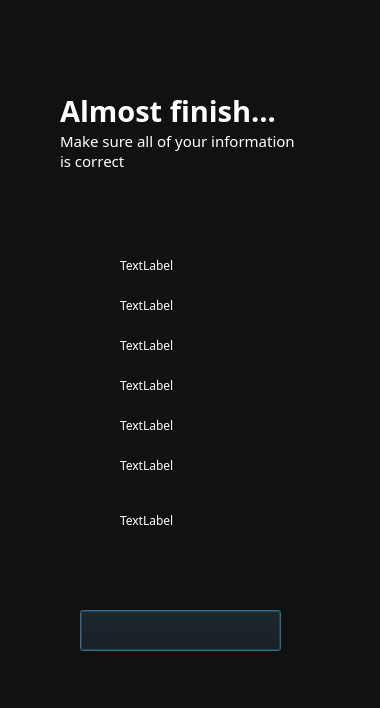
<?xml version="1.0" encoding="UTF-8"?>
<ui version="4.0">
 <class>Dialog</class>
 <widget class="QDialog" name="Dialog">
  <property name="geometry">
   <rect>
    <x>0</x>
    <y>0</y>
    <width>380</width>
    <height>708</height>
   </rect>
  </property>
  <property name="minimumSize">
   <size>
    <width>380</width>
    <height>708</height>
   </size>
  </property>
  <property name="maximumSize">
   <size>
    <width>380</width>
    <height>708</height>
   </size>
  </property>
  <property name="windowTitle">
   <string>Dialog</string>
  </property>
  <widget class="QFrame" name="frame">
   <property name="geometry">
    <rect>
     <x>-10</x>
     <y>-10</y>
     <width>451</width>
     <height>721</height>
    </rect>
   </property>
   <property name="styleSheet">
    <string notr="true">background-color: #111111;</string>
   </property>
   <property name="frameShape">
    <enum>QFrame::StyledPanel</enum>
   </property>
   <property name="frameShadow">
    <enum>QFrame::Raised</enum>
   </property>
   <widget class="QPushButton" name="nextButton">
    <property name="geometry">
     <rect>
      <x>90</x>
      <y>620</y>
      <width>201</width>
      <height>41</height>
     </rect>
    </property>
    <property name="styleSheet">
     <string notr="true">color: white;</string>
    </property>
    <property name="text">
     <string/>
    </property>
    <property name="icon">
     <iconset>
      <normaloff>../../Downloads/Group 59(3).png</normaloff>../../Downloads/Group 59(3).png</iconset>
    </property>
    <property name="iconSize">
     <size>
      <width>180</width>
      <height>180</height>
     </size>
    </property>
   </widget>
   <widget class="QPushButton" name="cancelButton">
    <property name="geometry">
     <rect>
      <x>30</x>
      <y>40</y>
      <width>41</width>
      <height>61</height>
     </rect>
    </property>
    <property name="styleSheet">
     <string notr="true"/>
    </property>
    <property name="text">
     <string/>
    </property>
    <property name="icon">
     <iconset>
      <normaloff>../../Downloads/Group 30.png</normaloff>../../Downloads/Group 30.png</iconset>
    </property>
    <property name="iconSize">
     <size>
      <width>30</width>
      <height>30</height>
     </size>
    </property>
    <property name="flat">
     <bool>true</bool>
    </property>
   </widget>
   <widget class="QLabel" name="label_10">
    <property name="geometry">
     <rect>
      <x>150</x>
      <y>59</y>
      <width>101</width>
      <height>21</height>
     </rect>
    </property>
    <property name="styleSheet">
     <string notr="true">background-color: transparent;</string>
    </property>
    <property name="text">
     <string/>
    </property>
    <property name="pixmap">
     <pixmap>../../Downloads/Group 69(2).png</pixmap>
    </property>
    <property name="scaledContents">
     <bool>true</bool>
    </property>
   </widget>
   <widget class="QLabel" name="label_11">
    <property name="geometry">
     <rect>
      <x>30</x>
      <y>199</y>
      <width>341</width>
      <height>411</height>
     </rect>
    </property>
    <property name="text">
     <string/>
    </property>
    <property name="pixmap">
     <pixmap>../../Downloads/Frame 6(2).png</pixmap>
    </property>
    <property name="scaledContents">
     <bool>true</bool>
    </property>
   </widget>
   <widget class="QLabel" name="label_12">
    <property name="geometry">
     <rect>
      <x>80</x>
      <y>380</y>
      <width>31</width>
      <height>31</height>
     </rect>
    </property>
    <property name="styleSheet">
     <string notr="true">color:white;</string>
    </property>
    <property name="text">
     <string/>
    </property>
    <property name="pixmap">
     <pixmap>../../Downloads/Group 32.png</pixmap>
    </property>
    <property name="scaledContents">
     <bool>true</bool>
    </property>
   </widget>
   <widget class="QLabel" name="label_13">
    <property name="geometry">
     <rect>
      <x>80</x>
      <y>500</y>
      <width>31</width>
      <height>31</height>
     </rect>
    </property>
    <property name="styleSheet">
     <string notr="true">color:white;</string>
    </property>
    <property name="text">
     <string/>
    </property>
    <property name="pixmap">
     <pixmap>../../Downloads/Group 34(1).png</pixmap>
    </property>
    <property name="scaledContents">
     <bool>true</bool>
    </property>
   </widget>
   <widget class="QLabel" name="label_14">
    <property name="geometry">
     <rect>
      <x>80</x>
      <y>300</y>
      <width>31</width>
      <height>31</height>
     </rect>
    </property>
    <property name="styleSheet">
     <string notr="true">color:white;</string>
    </property>
    <property name="text">
     <string/>
    </property>
    <property name="pixmap">
     <pixmap>../../Downloads/Group 34(4).png</pixmap>
    </property>
    <property name="scaledContents">
     <bool>true</bool>
    </property>
   </widget>
   <widget class="QLabel" name="label_15">
    <property name="geometry">
     <rect>
      <x>80</x>
      <y>420</y>
      <width>31</width>
      <height>30</height>
     </rect>
    </property>
    <property name="styleSheet">
     <string notr="true">color:white;</string>
    </property>
    <property name="text">
     <string/>
    </property>
    <property name="pixmap">
     <pixmap>../../Downloads/Group 34.png</pixmap>
    </property>
    <property name="scaledContents">
     <bool>true</bool>
    </property>
   </widget>
   <widget class="QLabel" name="label_16">
    <property name="geometry">
     <rect>
      <x>80</x>
      <y>460</y>
      <width>31</width>
      <height>31</height>
     </rect>
    </property>
    <property name="styleSheet">
     <string notr="true">color:white;</string>
    </property>
    <property name="text">
     <string/>
    </property>
    <property name="pixmap">
     <pixmap>../../Downloads/Group 33.png</pixmap>
    </property>
    <property name="scaledContents">
     <bool>true</bool>
    </property>
   </widget>
   <widget class="QLabel" name="label">
    <property name="geometry">
     <rect>
      <x>80</x>
      <y>260</y>
      <width>31</width>
      <height>31</height>
     </rect>
    </property>
    <property name="styleSheet">
     <string notr="true">color:white;</string>
    </property>
    <property name="text">
     <string/>
    </property>
    <property name="pixmap">
     <pixmap>../../Downloads/Group 34(3).png</pixmap>
    </property>
    <property name="scaledContents">
     <bool>true</bool>
    </property>
   </widget>
   <widget class="QLabel" name="label_17">
    <property name="geometry">
     <rect>
      <x>80</x>
      <y>340</y>
      <width>31</width>
      <height>31</height>
     </rect>
    </property>
    <property name="styleSheet">
     <string notr="true">color:white;</string>
    </property>
    <property name="text">
     <string/>
    </property>
    <property name="pixmap">
     <pixmap>../../Downloads/Group 34(5).png</pixmap>
    </property>
    <property name="scaledContents">
     <bool>true</bool>
    </property>
   </widget>
   <widget class="QLabel" name="label_18">
    <property name="geometry">
     <rect>
      <x>70</x>
      <y>130</y>
      <width>261</width>
      <height>61</height>
     </rect>
    </property>
    <property name="font">
     <font>
      <family>Montserrat Light</family>
      <pointsize>11</pointsize>
     </font>
    </property>
    <property name="autoFillBackground">
     <bool>false</bool>
    </property>
    <property name="styleSheet">
     <string notr="true">color: white; background-color: transparent;</string>
    </property>
    <property name="text">
     <string>Make sure all of your information 
is correct</string>
    </property>
   </widget>
   <widget class="QLabel" name="label_4">
    <property name="geometry">
     <rect>
      <x>70</x>
      <y>100</y>
      <width>241</width>
      <height>41</height>
     </rect>
    </property>
    <property name="font">
     <font>
      <family>Montserrat ExtraBold</family>
      <pointsize>22</pointsize>
      <bold>true</bold>
     </font>
    </property>
    <property name="styleSheet">
     <string notr="true">color: white;</string>
    </property>
    <property name="text">
     <string>Almost finish...</string>
    </property>
    <property name="alignment">
     <set>Qt::AlignLeading|Qt::AlignLeft|Qt::AlignVCenter</set>
    </property>
   </widget>
   <widget class="QLabel" name="labelFname">
    <property name="geometry">
     <rect>
      <x>130</x>
      <y>260</y>
      <width>181</width>
      <height>31</height>
     </rect>
    </property>
    <property name="font">
     <font>
      <family>Montserrat Light</family>
     </font>
    </property>
    <property name="styleSheet">
     <string notr="true">color: white; background-color: transparent;</string>
    </property>
    <property name="text">
     <string>TextLabel</string>
    </property>
   </widget>
   <widget class="QLabel" name="labelMname">
    <property name="geometry">
     <rect>
      <x>130</x>
      <y>300</y>
      <width>181</width>
      <height>31</height>
     </rect>
    </property>
    <property name="font">
     <font>
      <family>Montserrat Light</family>
     </font>
    </property>
    <property name="styleSheet">
     <string notr="true">color: white; background-color: transparent;</string>
    </property>
    <property name="text">
     <string>TextLabel</string>
    </property>
   </widget>
   <widget class="QLabel" name="labelLname">
    <property name="geometry">
     <rect>
      <x>130</x>
      <y>340</y>
      <width>181</width>
      <height>31</height>
     </rect>
    </property>
    <property name="font">
     <font>
      <family>Montserrat Light</family>
     </font>
    </property>
    <property name="styleSheet">
     <string notr="true">color: white; background-color: transparent;</string>
    </property>
    <property name="text">
     <string>TextLabel</string>
    </property>
   </widget>
   <widget class="QLabel" name="labelBdate">
    <property name="geometry">
     <rect>
      <x>130</x>
      <y>380</y>
      <width>181</width>
      <height>31</height>
     </rect>
    </property>
    <property name="font">
     <font>
      <family>Montserrat Light</family>
     </font>
    </property>
    <property name="styleSheet">
     <string notr="true">color: white; background-color: transparent;</string>
    </property>
    <property name="text">
     <string>TextLabel</string>
    </property>
   </widget>
   <widget class="QLabel" name="labelNationality">
    <property name="geometry">
     <rect>
      <x>130</x>
      <y>420</y>
      <width>181</width>
      <height>31</height>
     </rect>
    </property>
    <property name="font">
     <font>
      <family>Montserrat Light</family>
     </font>
    </property>
    <property name="styleSheet">
     <string notr="true">color: white; background-color: transparent;</string>
    </property>
    <property name="text">
     <string>TextLabel</string>
    </property>
   </widget>
   <widget class="QLabel" name="labelEmail">
    <property name="geometry">
     <rect>
      <x>130</x>
      <y>460</y>
      <width>181</width>
      <height>31</height>
     </rect>
    </property>
    <property name="font">
     <font>
      <family>Montserrat Light</family>
     </font>
    </property>
    <property name="styleSheet">
     <string notr="true">color: white; background-color: transparent;</string>
    </property>
    <property name="text">
     <string>TextLabel</string>
    </property>
   </widget>
   <zorder>label_11</zorder>
   <zorder>label_14</zorder>
   <zorder>label_17</zorder>
   <zorder>label_12</zorder>
   <zorder>label_13</zorder>
   <zorder>nextButton</zorder>
   <zorder>cancelButton</zorder>
   <zorder>label_10</zorder>
   <zorder>label</zorder>
   <zorder>label_15</zorder>
   <zorder>label_16</zorder>
   <zorder>label_18</zorder>
   <zorder>label_4</zorder>
   <zorder>labelFname</zorder>
   <zorder>labelMname</zorder>
   <zorder>labelLname</zorder>
   <zorder>labelBdate</zorder>
   <zorder>labelNationality</zorder>
   <zorder>labelEmail</zorder>
  </widget>
  <widget class="QLabel" name="labelHome">
   <property name="geometry">
    <rect>
     <x>120</x>
     <y>490</y>
     <width>181</width>
     <height>61</height>
    </rect>
   </property>
   <property name="font">
    <font>
     <family>Montserrat Light</family>
    </font>
   </property>
   <property name="styleSheet">
    <string notr="true">color: white; background-color: transparent;</string>
   </property>
   <property name="text">
    <string>TextLabel</string>
   </property>
  </widget>
 </widget>
 <resources/>
 <connections/>
</ui>
